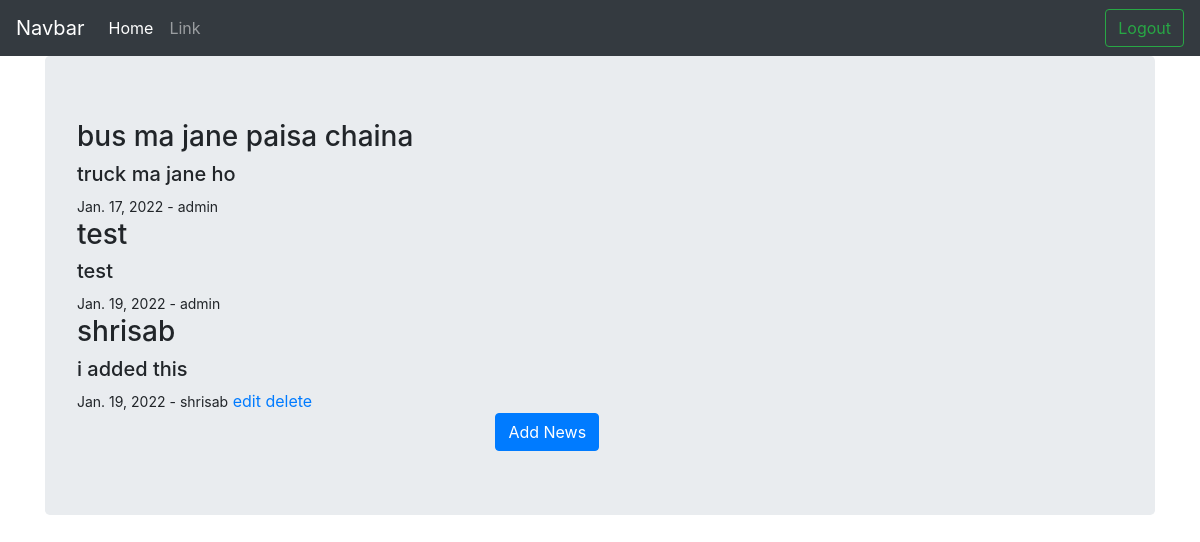
The app's page /news/ (signed in) with its own data.
### news_app/models.py (models this page shows, shortened)
class News(models.Model):
    title = models.CharField(max_length=50)
    content = models.CharField(max_length=150)
    date_posted = models.DateField(auto_now_add=True)
    user = models.ForeignKey(User, on_delete=models.CASCADE)

### news_app/views.py (the view)
# urls.py: 2. Add a URL to urlpatterns:  path('', views.home, name='home')
@login_required(login_url='signin')
def home(request):
    news = News.objects.all()
    return render(request, 'news_app/home.html', {'news': news})

### templates/news_app/home.html (shortened to what this page needs)
{% extends 'core/base.html' %}
{% block content %}
    <div class="jumbotron">
        {% for item in news %}
            <h3>{{item.title}}</h3>
            <h5>{{item.content}}</h5>
            <small>{{item.date_posted}} - {{item.user.username}}</small>
            {% if user.is_superuser or user.id == item.user.id %}
                <a href="{% url 'edit-news' id=item.id %}">edit</a>
                <a href="{% url 'delete-news' id=item.id %}">delete</a>
            {% endif %}
        {% endfor %}
        <div>
            <a href="{% url 'add-news' %}" class="btn btn-primary" style="margin-left: 40%;">Add News</a>
        </div>
    </div>
{% endblock content %}

### records on screen
News: title "bus ma jane paisa chaina", content "truck ma jane ho", date_posted "Jan. 17, 2022", user.username "admin"
News: title "test", content "test", date_posted "Jan. 19, 2022", user.username "admin"
News: title "shrisab", content "i added this", date_posted "Jan. 19, 2022", user.username "shrisab", shows "edit"
